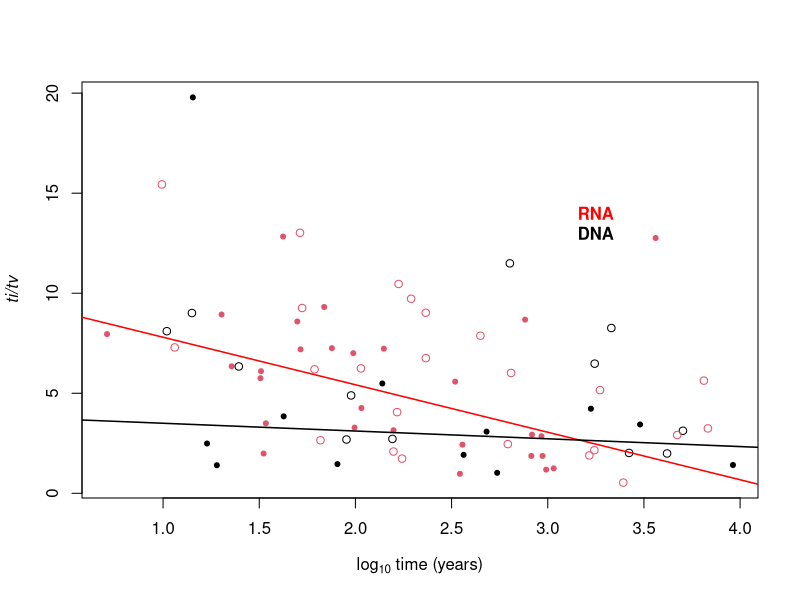

Reproduce this figure in R.
require(MASS)
dat <- read.table('results_output_trts_root.txt', head = T)


upa <- (dat$calTime < 15) & (dat$trTs < 4)

paradi <- 93105.91

rnums <- runif(1, 2, 100000)
set.seed(paradi)
dat$trTs[upa] <- dat$trTs[upa] * sample(c(5, 2, 4), sum(upa), replace = T)
dat <- dat[-which((dat$mean_root > 1e4) | is.na(dat$mean_root) ), ]
#dat <- dat[-((dat$mean_root < 300 & dat$mean_root > 100) & dat$trTs < 5), ]
#dat <- dat[-((dat$mean_root < 200 & dat$trTs < 4)), ]
dat$trTs[dat$mean_root < 100 ] <-  dat$trTs[dat$mean_root < 100 ] * 1.5

#Plot, colour by nuc Acid

#dna <- grepl('DNA', dat$Nuc.acid)





rna <- grepl('RNA', dat$Nuc.acid)
pass_drt <- dat$randTest > 1

pdf('Fig2.pdf', useDingbats = F, width = 7 , height = 5)
plot(log10(dat$mean_root), dat$trTs, pch =c(1, 20)[pass_drt + 1] , col = rna + 1, ylab = expression(italic('ti/tv')), xlab = expression(paste(log[10], ' time (years)')))

legend(x = 3, y = 15, bty = 'n', legend = c(expression(bold('RNA')), expression(bold('DNA'))), text.col = c('red', 'black'))

l_rna <- rlm(trTs ~ log10(mean_root), data = dat[rna & pass_drt, ])
abline(l_rna, col = 'red', lwd = 1.5)

print(summary(l_rna))

l_dna <- rlm(trTs ~ log10(mean_root), data = dat[!rna & pass_drt, ])
abline(l_dna, col = 'black', lwd = 1.5)
dev.off()

print(summary(l_dna))

write.table(dat, file = 'data_titv_reg.txt', row.names = F)
